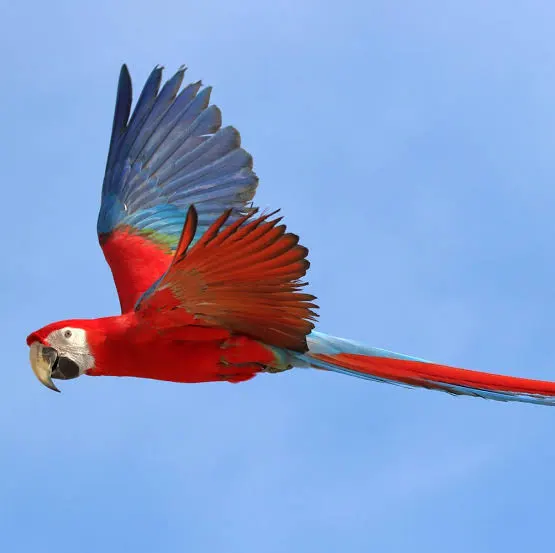
#> input picture arara.png, 555 x 553 px
$ python converter_pb.py
#> lines starting #> are read from the running program, lines starting #| are printed output that depends on the picture; after the words box and inside, x2 and y2 are one past the last pixel; in counts of white or black regions, pixels touching at a corner belong together
from PIL import Image

def converter_escala_cinza(caminho_entrada, caminho_saida):
    """
    Converte uma imagem para escala de cinza (tons de cinza).
    """
#> called with caminho_entrada = 'arara.png', caminho_saida = 'imagem_cinza.jpg'
    imagem = Image.open(caminho_entrada)
#> imagem is the input picture: PIL image 555x553 RGB; mean R, G, B 137.1, 159.5, 206.5
    # O modo 'L' converte a imagem para escala de cinza (8-bit pixels, 0 a 255)
    imagem_cinza = imagem.convert("L")
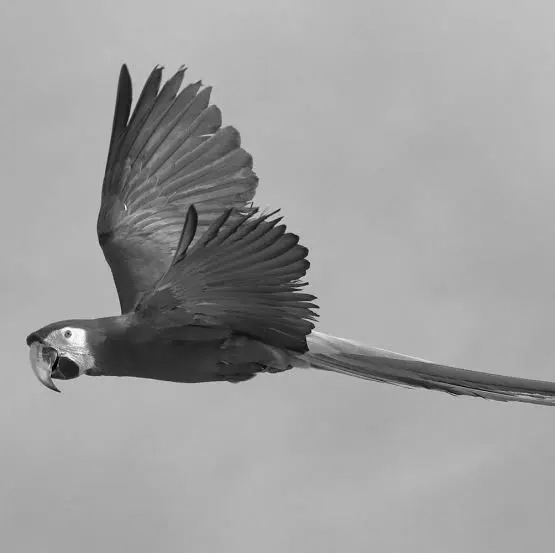
#> imagem_cinza: PIL image 555x553 L; min 0, max 255, mean 158.1
    imagem_cinza.save(caminho_saida)
    print(f"Imagem em escala de cinza salva em: {caminho_saida}")

def converter_preto_e_branco_puro(caminho_entrada, caminho_saida, limiar=128):
    """
    Converte uma imagem para preto e branco puro (binária: apenas pixels pretos e brancos),
    utilizando um limiar (threshold).

    Pixels com valor de cinza abaixo do limiar viram 0 (preto).
    Pixels com valor igual ou acima do limiar viram 255 (branco).
    """
#> called with caminho_entrada = 'arara.png', caminho_saida = 'imagem_pb.jpg', limiar = 128
    imagem = Image.open(caminho_entrada).convert("L")
    # Aplica o limiar (thresholding)
    imagem_pb = imagem.point(lambda p: 255 if p >= limiar else 0, mode="1")
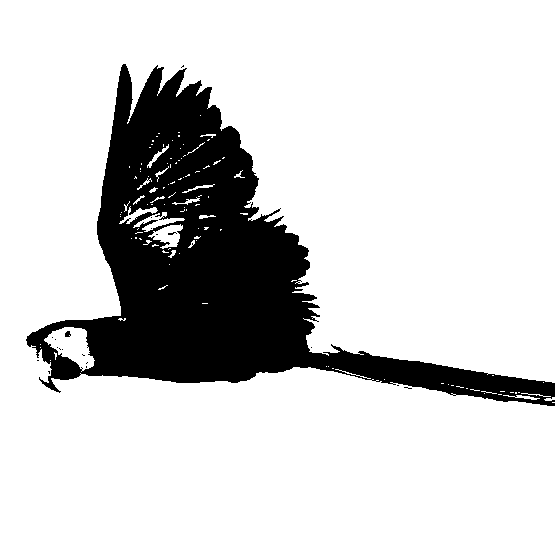
#> imagem_pb: PIL image 555x553 1; 81.9% white; 20 black regions (18 under 20 px), largest, box (x1, y1, x2, y2) and area: (26, 64, 555, 406) 55501, (65, 331, 71, 337) 28
    imagem_pb.save(caminho_saida)
    print(f"Imagem em preto e branco (binária) salva em: {caminho_saida}")

if __name__ == "__main__":
    caminho_imagem = "arara.png"

    # 1. Converter para escala de cinza
    converter_escala_cinza(caminho_imagem, "imagem_cinza.jpg")

    # 2. Converter para preto e branco puro (binário)
    converter_preto_e_branco_puro(caminho_imagem, "imagem_pb.jpg", limiar=128)
